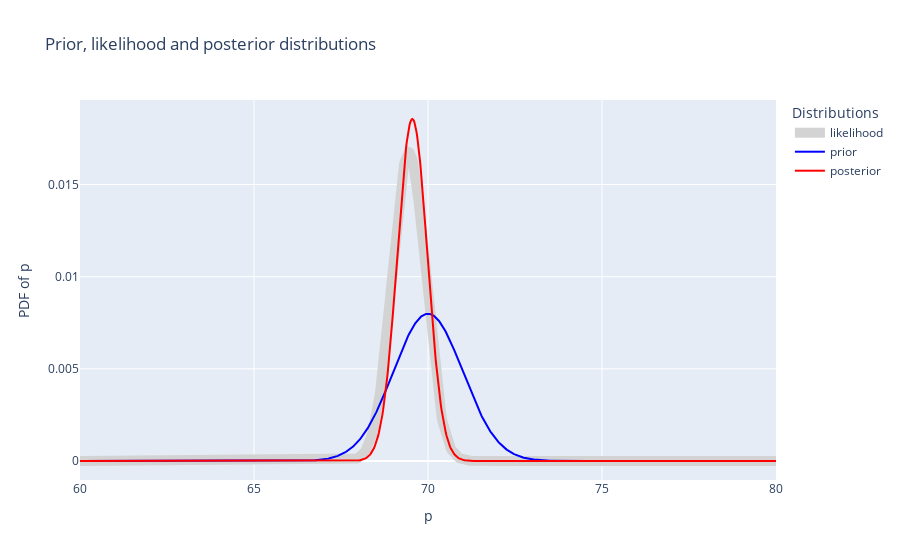

This figure's notebook cell:
### Markdown cell above
Now we're ready to compute the posterior for both mother and son.

- Compute the posterior distribution for the sons (the column name is `childHeight`). You will need to compute the likelihood first. Then plot the prior, posterior and likelihood just like we did in class. <span style="color:red" float:right>[10 point]</span>

### Code cell
# Compute the likelihood
son_likelihood = likelihood(sample['childHeight'], mu)

# Compute the posterior
son_posterior = posterior(prior, son_likelihood)

# Plot the prior, likelihood, and posterior
plot_pp(mu, prior, son_likelihood, son_posterior)

### Figure 1 — Plotly figure (JSON) as saved in the notebook; plotly's stock layout.template omitted (floating-point values rounded to 4 significant figures; data arrays with more than 128 entries replaced by an {"elided": "..."} marker saying what was removed)
{"data": [{"line": {"color": "lightgrey", "width": 10}, "mode": "lines", "name": "likelihood", "type": "scatter", "x": {"elided": "1000 float values"}, "y": {"elided": "1000 float values"}}, {"line": {"color": "blue", "width": 2}, "mode": "lines", "name": "prior", "type": "scatter", "x": {"elided": "1000 float values"}, "y": {"elided": "1000 float values"}}, {"line": {"color": "red", "width": 2}, "mode": "lines", "name": "posterior", "type": "scatter", "x": {"elided": "1000 float values"}, "y": {"elided": "1000 float values"}}], "layout": {"legend": {"title": {"text": "Distributions"}}, "title": {"text": "Prior, likelihood and posterior distributions"}, "xaxis": {"title": {"text": "p"}}, "yaxis": {"title": {"text": "PDF of p"}}}}
